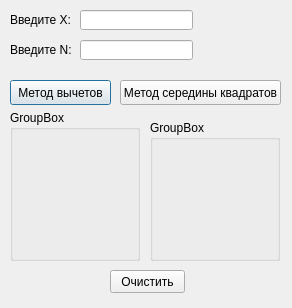
<?xml version="1.0" encoding="UTF-8"?>
<ui version="4.0">
 <class>Dialog</class>
 <widget class="QDialog" name="Dialog">
  <property name="geometry">
   <rect>
    <x>0</x>
    <y>0</y>
    <width>292</width>
    <height>308</height>
   </rect>
  </property>
  <property name="windowTitle">
   <string>Dialog</string>
  </property>
  <widget class="QLineEdit" name="lineEdit_2">
   <property name="geometry">
    <rect>
     <x>80</x>
     <y>40</y>
     <width>113</width>
     <height>20</height>
    </rect>
   </property>
  </widget>
  <widget class="QPushButton" name="Methods_deductions">
   <property name="geometry">
    <rect>
     <x>10</x>
     <y>80</y>
     <width>101</width>
     <height>25</height>
    </rect>
   </property>
   <property name="text">
    <string>Метод вычетов</string>
   </property>
  </widget>
  <widget class="QLabel" name="label">
   <property name="geometry">
    <rect>
     <x>10</x>
     <y>40</y>
     <width>61</width>
     <height>20</height>
    </rect>
   </property>
   <property name="text">
    <string>Введите N:</string>
   </property>
  </widget>
  <widget class="QLineEdit" name="lineEdit">
   <property name="geometry">
    <rect>
     <x>80</x>
     <y>10</y>
     <width>113</width>
     <height>20</height>
    </rect>
   </property>
  </widget>
  <widget class="QGroupBox" name="groupBox">
   <property name="geometry">
    <rect>
     <x>10</x>
     <y>110</y>
     <width>130</width>
     <height>151</height>
    </rect>
   </property>
   <property name="title">
    <string>GroupBox</string>
   </property>
  </widget>
  <widget class="QLabel" name="label_2">
   <property name="geometry">
    <rect>
     <x>10</x>
     <y>10</y>
     <width>61</width>
     <height>20</height>
    </rect>
   </property>
   <property name="text">
    <string>Введите X:</string>
   </property>
  </widget>
  <widget class="QPushButton" name="Methods_middle_squares">
   <property name="geometry">
    <rect>
     <x>120</x>
     <y>80</y>
     <width>161</width>
     <height>25</height>
    </rect>
   </property>
   <property name="text">
    <string>Метод середины квадратов</string>
   </property>
  </widget>
  <widget class="QGroupBox" name="groupBox_2">
   <property name="geometry">
    <rect>
     <x>150</x>
     <y>120</y>
     <width>130</width>
     <height>141</height>
    </rect>
   </property>
   <property name="title">
    <string>GroupBox</string>
   </property>
  </widget>
  <widget class="QPushButton" name="Clear">
   <property name="geometry">
    <rect>
     <x>110</x>
     <y>270</y>
     <width>75</width>
     <height>23</height>
    </rect>
   </property>
   <property name="text">
    <string>Очистить</string>
   </property>
  </widget>
 </widget>
 <resources/>
 <connections/>
</ui>
